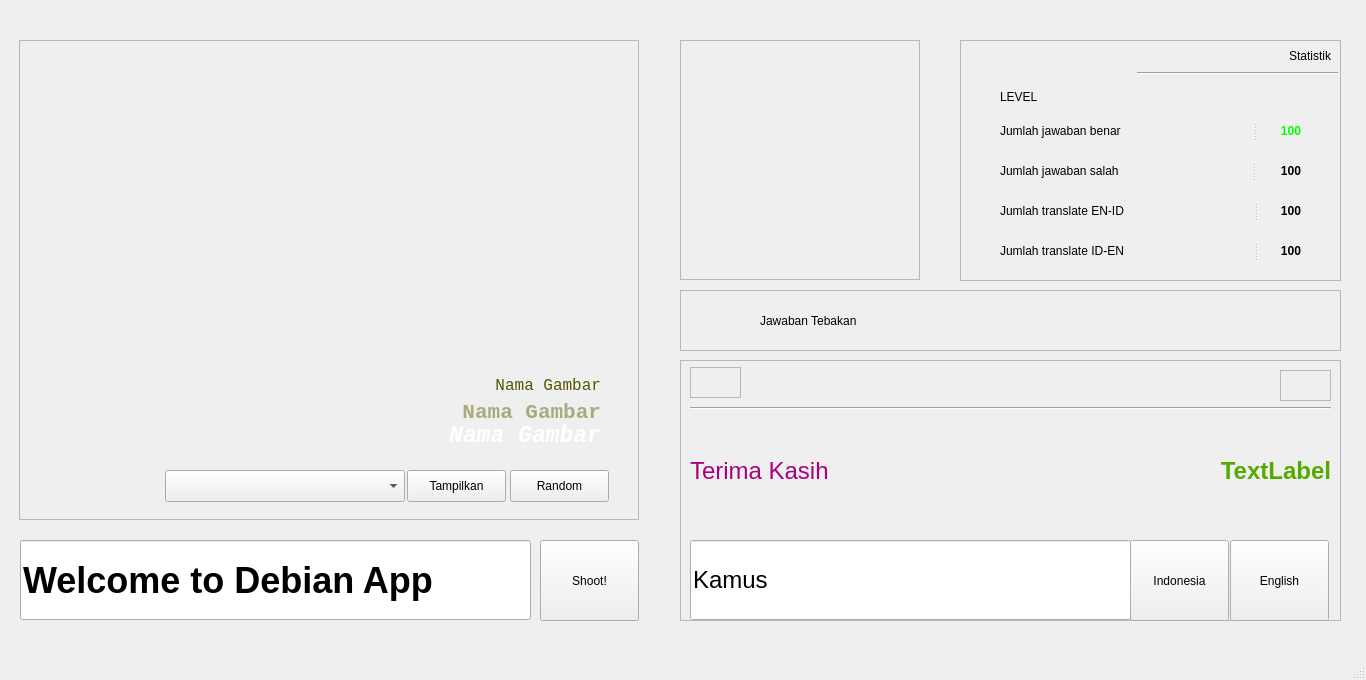
<?xml version="1.0" encoding="UTF-8"?>
<ui version="4.0">
 <class>MainWindow</class>
 <widget class="QMainWindow" name="MainWindow">
  <property name="geometry">
   <rect>
    <x>0</x>
    <y>0</y>
    <width>1366</width>
    <height>680</height>
   </rect>
  </property>
  <property name="maximumSize">
   <size>
    <width>1366</width>
    <height>768</height>
   </size>
  </property>
  <property name="windowTitle">
   <string>MainWindow</string>
  </property>
  <widget class="QWidget" name="centralwidget">
   <widget class="QLabel" name="label_Tampilkan_Gambar">
    <property name="geometry">
     <rect>
      <x>19</x>
      <y>40</y>
      <width>620</width>
      <height>480</height>
     </rect>
    </property>
    <property name="maximumSize">
     <size>
      <width>800</width>
      <height>800</height>
     </size>
    </property>
    <property name="frameShape">
     <enum>QFrame::StyledPanel</enum>
    </property>
    <property name="text">
     <string/>
    </property>
    <property name="pixmap">
     <pixmap>img/contoh.jpg</pixmap>
    </property>
   </widget>
   <widget class="QLineEdit" name="lineEdit_Tebak">
    <property name="geometry">
     <rect>
      <x>20</x>
      <y>540</y>
      <width>511</width>
      <height>80</height>
     </rect>
    </property>
    <property name="font">
     <font>
      <pointsize>27</pointsize>
      <weight>75</weight>
      <bold>true</bold>
     </font>
    </property>
    <property name="text">
     <string>Welcome to Debian App</string>
    </property>
   </widget>
   <widget class="QLabel" name="label_Gambar_Status">
    <property name="geometry">
     <rect>
      <x>680</x>
      <y>40</y>
      <width>240</width>
      <height>240</height>
     </rect>
    </property>
    <property name="maximumSize">
     <size>
      <width>800</width>
      <height>800</height>
     </size>
    </property>
    <property name="frameShape">
     <enum>QFrame::StyledPanel</enum>
    </property>
    <property name="text">
     <string/>
    </property>
    <property name="pixmap">
     <pixmap>img/helmet.png</pixmap>
    </property>
    <property name="scaledContents">
     <bool>true</bool>
    </property>
   </widget>
   <widget class="QPushButton" name="pushButton_Tebak">
    <property name="geometry">
     <rect>
      <x>540</x>
      <y>540</y>
      <width>99</width>
      <height>81</height>
     </rect>
    </property>
    <property name="text">
     <string>Shoot!</string>
    </property>
   </widget>
   <widget class="QFrame" name="frame">
    <property name="geometry">
     <rect>
      <x>680</x>
      <y>360</y>
      <width>661</width>
      <height>261</height>
     </rect>
    </property>
    <property name="frameShape">
     <enum>QFrame::StyledPanel</enum>
    </property>
    <property name="frameShadow">
     <enum>QFrame::Raised</enum>
    </property>
    <widget class="QPushButton" name="pushButton_Kamus_En_Id">
     <property name="geometry">
      <rect>
       <x>450</x>
       <y>180</y>
       <width>99</width>
       <height>81</height>
      </rect>
     </property>
     <property name="text">
      <string>Indonesia</string>
     </property>
    </widget>
    <widget class="QPushButton" name="pushButton_Kamus_Id_En">
     <property name="geometry">
      <rect>
       <x>550</x>
       <y>180</y>
       <width>99</width>
       <height>81</height>
      </rect>
     </property>
     <property name="text">
      <string>English</string>
     </property>
    </widget>
    <widget class="QLineEdit" name="lineEdit_Kamus">
     <property name="geometry">
      <rect>
       <x>10</x>
       <y>180</y>
       <width>441</width>
       <height>80</height>
      </rect>
     </property>
     <property name="font">
      <font>
       <pointsize>18</pointsize>
      </font>
     </property>
     <property name="text">
      <string>Kamus</string>
     </property>
    </widget>
    <widget class="Line" name="line">
     <property name="geometry">
      <rect>
       <x>10</x>
       <y>40</y>
       <width>641</width>
       <height>16</height>
      </rect>
     </property>
     <property name="orientation">
      <enum>Qt::Horizontal</enum>
     </property>
    </widget>
    <widget class="QLabel" name="label_Kamus_Indonesia">
     <property name="geometry">
      <rect>
       <x>10</x>
       <y>60</y>
       <width>381</width>
       <height>101</height>
      </rect>
     </property>
     <property name="font">
      <font>
       <pointsize>18</pointsize>
      </font>
     </property>
     <property name="styleSheet">
      <string notr="true">color: rgb(170, 0, 127);</string>
     </property>
     <property name="text">
      <string>Terima Kasih</string>
     </property>
    </widget>
    <widget class="QLabel" name="label_Kamus_English">
     <property name="geometry">
      <rect>
       <x>270</x>
       <y>60</y>
       <width>381</width>
       <height>101</height>
      </rect>
     </property>
     <property name="font">
      <font>
       <pointsize>18</pointsize>
       <weight>75</weight>
       <italic>false</italic>
       <bold>true</bold>
      </font>
     </property>
     <property name="styleSheet">
      <string notr="true">color: rgb(85, 170, 0);</string>
     </property>
     <property name="text">
      <string>TextLabel</string>
     </property>
     <property name="scaledContents">
      <bool>true</bool>
     </property>
     <property name="alignment">
      <set>Qt::AlignRight|Qt::AlignTrailing|Qt::AlignVCenter</set>
     </property>
    </widget>
    <widget class="QLabel" name="label">
     <property name="geometry">
      <rect>
       <x>10</x>
       <y>7</y>
       <width>51</width>
       <height>31</height>
      </rect>
     </property>
     <property name="frameShape">
      <enum>QFrame::StyledPanel</enum>
     </property>
     <property name="text">
      <string/>
     </property>
     <property name="pixmap">
      <pixmap>img/indonesia.png</pixmap>
     </property>
     <property name="scaledContents">
      <bool>false</bool>
     </property>
    </widget>
    <widget class="QLabel" name="label_2">
     <property name="geometry">
      <rect>
       <x>600</x>
       <y>10</y>
       <width>51</width>
       <height>31</height>
      </rect>
     </property>
     <property name="frameShape">
      <enum>QFrame::StyledPanel</enum>
     </property>
     <property name="text">
      <string/>
     </property>
     <property name="pixmap">
      <pixmap>img/uk.png</pixmap>
     </property>
     <property name="scaledContents">
      <bool>true</bool>
     </property>
    </widget>
   </widget>
   <widget class="QFrame" name="frame_2">
    <property name="geometry">
     <rect>
      <x>960</x>
      <y>40</y>
      <width>381</width>
      <height>241</height>
     </rect>
    </property>
    <property name="frameShape">
     <enum>QFrame::StyledPanel</enum>
    </property>
    <property name="frameShadow">
     <enum>QFrame::Raised</enum>
    </property>
    <widget class="Line" name="line_2">
     <property name="geometry">
      <rect>
       <x>177</x>
       <y>23</y>
       <width>201</width>
       <height>20</height>
      </rect>
     </property>
     <property name="orientation">
      <enum>Qt::Horizontal</enum>
     </property>
    </widget>
    <widget class="QLabel" name="label_7">
     <property name="geometry">
      <rect>
       <x>290</x>
       <y>5</y>
       <width>81</width>
       <height>21</height>
      </rect>
     </property>
     <property name="text">
      <string>Statistik</string>
     </property>
     <property name="alignment">
      <set>Qt::AlignRight|Qt::AlignTrailing|Qt::AlignVCenter</set>
     </property>
    </widget>
    <widget class="QLabel" name="label_8">
     <property name="geometry">
      <rect>
       <x>40</x>
       <y>46</y>
       <width>68</width>
       <height>22</height>
      </rect>
     </property>
     <property name="text">
      <string>LEVEL</string>
     </property>
    </widget>
    <widget class="QSplitter" name="splitter">
     <property name="geometry">
      <rect>
       <x>40</x>
       <y>80</y>
       <width>301</width>
       <height>22</height>
      </rect>
     </property>
     <property name="orientation">
      <enum>Qt::Horizontal</enum>
     </property>
     <widget class="QLabel" name="label_9">
      <property name="text">
       <string>Jumlah jawaban benar</string>
      </property>
     </widget>
     <widget class="QLabel" name="label_Jawaban_benar">
      <property name="font">
       <font>
        <weight>75</weight>
        <bold>true</bold>
       </font>
      </property>
      <property name="styleSheet">
       <string notr="true">color: rgb(0, 255, 0);</string>
      </property>
      <property name="text">
       <string>100</string>
      </property>
      <property name="alignment">
       <set>Qt::AlignRight|Qt::AlignTrailing|Qt::AlignVCenter</set>
      </property>
     </widget>
    </widget>
    <widget class="QSplitter" name="splitter_2">
     <property name="geometry">
      <rect>
       <x>40</x>
       <y>120</y>
       <width>301</width>
       <height>22</height>
      </rect>
     </property>
     <property name="orientation">
      <enum>Qt::Horizontal</enum>
     </property>
     <widget class="QLabel" name="label_10">
      <property name="text">
       <string>Jumlah jawaban salah</string>
      </property>
     </widget>
     <widget class="QLabel" name="label_Jawaban_salah">
      <property name="font">
       <font>
        <weight>75</weight>
        <bold>true</bold>
       </font>
      </property>
      <property name="text">
       <string>100</string>
      </property>
      <property name="alignment">
       <set>Qt::AlignRight|Qt::AlignTrailing|Qt::AlignVCenter</set>
      </property>
     </widget>
    </widget>
    <widget class="QSplitter" name="splitter_3">
     <property name="geometry">
      <rect>
       <x>40</x>
       <y>160</y>
       <width>301</width>
       <height>22</height>
      </rect>
     </property>
     <property name="orientation">
      <enum>Qt::Horizontal</enum>
     </property>
     <widget class="QLabel" name="label_11">
      <property name="text">
       <string>Jumlah translate EN-ID</string>
      </property>
     </widget>
     <widget class="QLabel" name="label_Jawaban_kamus_en_id">
      <property name="font">
       <font>
        <weight>75</weight>
        <bold>true</bold>
       </font>
      </property>
      <property name="text">
       <string>100</string>
      </property>
      <property name="alignment">
       <set>Qt::AlignRight|Qt::AlignTrailing|Qt::AlignVCenter</set>
      </property>
     </widget>
    </widget>
    <widget class="QSplitter" name="splitter_4">
     <property name="geometry">
      <rect>
       <x>40</x>
       <y>200</y>
       <width>301</width>
       <height>22</height>
      </rect>
     </property>
     <property name="orientation">
      <enum>Qt::Horizontal</enum>
     </property>
     <widget class="QLabel" name="label_12">
      <property name="text">
       <string>Jumlah translate ID-EN</string>
      </property>
     </widget>
     <widget class="QLabel" name="label_Jawaban_kamus_id_en">
      <property name="font">
       <font>
        <weight>75</weight>
        <bold>true</bold>
       </font>
      </property>
      <property name="text">
       <string>100</string>
      </property>
      <property name="alignment">
       <set>Qt::AlignRight|Qt::AlignTrailing|Qt::AlignVCenter</set>
      </property>
     </widget>
    </widget>
   </widget>
   <widget class="QPushButton" name="pushButton_Random">
    <property name="geometry">
     <rect>
      <x>510</x>
      <y>470</y>
      <width>99</width>
      <height>32</height>
     </rect>
    </property>
    <property name="text">
     <string>Random</string>
    </property>
   </widget>
   <widget class="QComboBox" name="comboBox_Category">
    <property name="geometry">
     <rect>
      <x>165</x>
      <y>470</y>
      <width>240</width>
      <height>32</height>
     </rect>
    </property>
   </widget>
   <widget class="QPushButton" name="pushButton_Tampilkan_Image">
    <property name="geometry">
     <rect>
      <x>407</x>
      <y>470</y>
      <width>99</width>
      <height>32</height>
     </rect>
    </property>
    <property name="text">
     <string>Tampilkan</string>
    </property>
   </widget>
   <widget class="QFrame" name="frame_3">
    <property name="geometry">
     <rect>
      <x>680</x>
      <y>290</y>
      <width>661</width>
      <height>61</height>
     </rect>
    </property>
    <property name="frameShape">
     <enum>QFrame::StyledPanel</enum>
    </property>
    <property name="frameShadow">
     <enum>QFrame::Raised</enum>
    </property>
    <widget class="QLabel" name="label_Tampilkan_Jawaban">
     <property name="geometry">
      <rect>
       <x>80</x>
       <y>10</y>
       <width>571</width>
       <height>41</height>
      </rect>
     </property>
     <property name="text">
      <string>Jawaban Tebakan</string>
     </property>
    </widget>
   </widget>
   <widget class="QLabel" name="label_Gambar_en">
    <property name="geometry">
     <rect>
      <x>170</x>
      <y>410</y>
      <width>431</width>
      <height>51</height>
     </rect>
    </property>
    <property name="font">
     <font>
      <family>Liberation Mono</family>
      <pointsize>17</pointsize>
      <weight>75</weight>
      <italic>true</italic>
      <bold>true</bold>
     </font>
    </property>
    <property name="autoFillBackground">
     <bool>false</bool>
    </property>
    <property name="styleSheet">
     <string notr="true">color: rgb(255, 255, 255);</string>
    </property>
    <property name="text">
     <string>Nama Gambar</string>
    </property>
    <property name="alignment">
     <set>Qt::AlignRight|Qt::AlignTrailing|Qt::AlignVCenter</set>
    </property>
   </widget>
   <widget class="QLabel" name="label_Gambar_Id">
    <property name="geometry">
     <rect>
      <x>170</x>
      <y>387</y>
      <width>431</width>
      <height>50</height>
     </rect>
    </property>
    <property name="font">
     <font>
      <family>Liberation Mono</family>
      <pointsize>16</pointsize>
      <weight>75</weight>
      <bold>true</bold>
     </font>
    </property>
    <property name="autoFillBackground">
     <bool>false</bool>
    </property>
    <property name="styleSheet">
     <string notr="true">color: rgb(170, 170, 127);</string>
    </property>
    <property name="text">
     <string>Nama Gambar</string>
    </property>
    <property name="alignment">
     <set>Qt::AlignRight|Qt::AlignTrailing|Qt::AlignVCenter</set>
    </property>
   </widget>
   <widget class="QLabel" name="label_Gambar_Id_2">
    <property name="geometry">
     <rect>
      <x>170</x>
      <y>360</y>
      <width>431</width>
      <height>50</height>
     </rect>
    </property>
    <property name="font">
     <font>
      <family>Liberation Mono</family>
      <pointsize>12</pointsize>
      <weight>50</weight>
      <bold>false</bold>
     </font>
    </property>
    <property name="autoFillBackground">
     <bool>false</bool>
    </property>
    <property name="styleSheet">
     <string notr="true">color: rgb(85, 85, 0);</string>
    </property>
    <property name="text">
     <string>Nama Gambar</string>
    </property>
    <property name="alignment">
     <set>Qt::AlignRight|Qt::AlignTrailing|Qt::AlignVCenter</set>
    </property>
   </widget>
  </widget>
  <widget class="QMenuBar" name="menubar">
   <property name="geometry">
    <rect>
     <x>0</x>
     <y>0</y>
     <width>1366</width>
     <height>28</height>
    </rect>
   </property>
  </widget>
  <widget class="QStatusBar" name="statusbar"/>
 </widget>
 <resources/>
 <connections/>
</ui>
